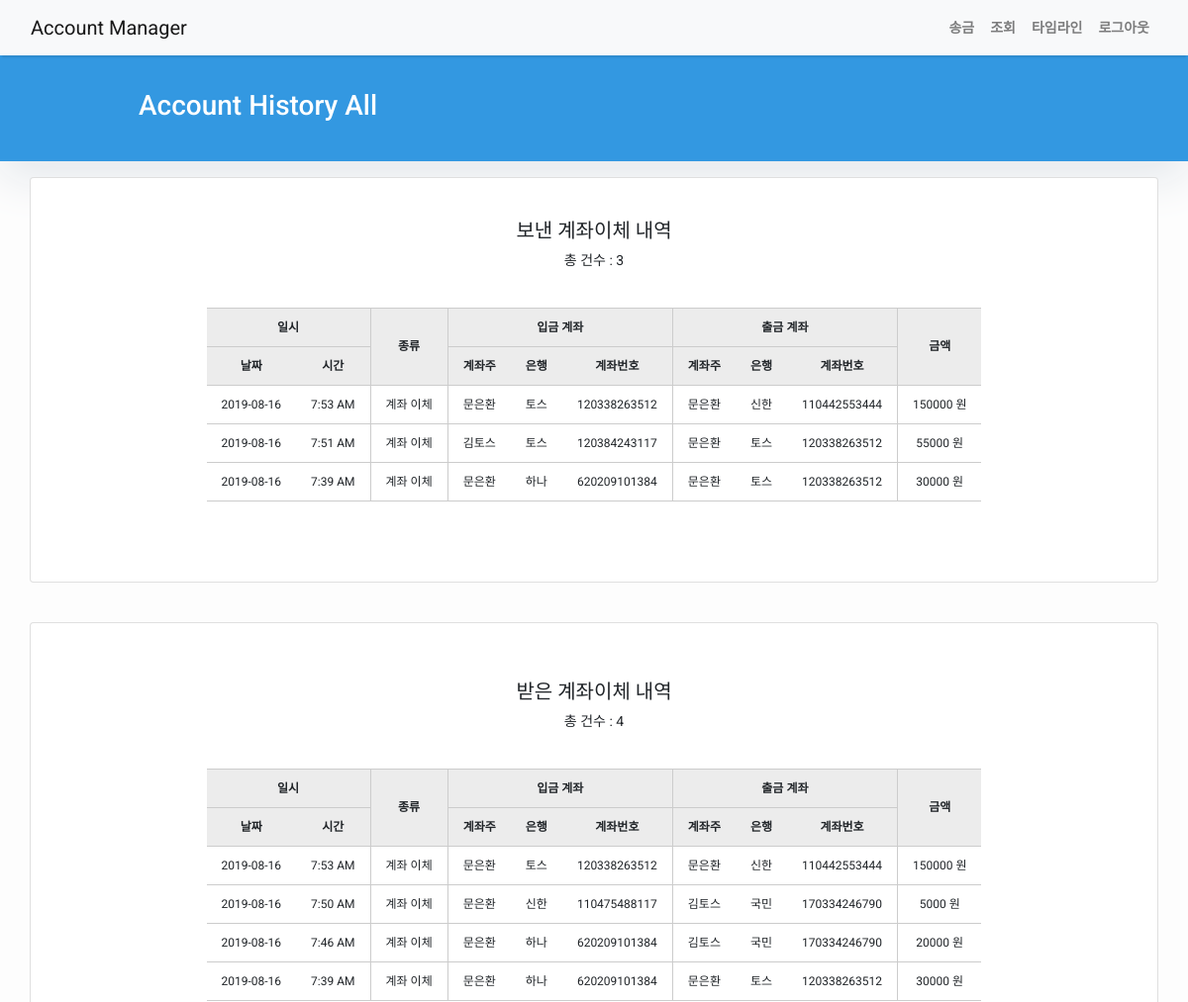
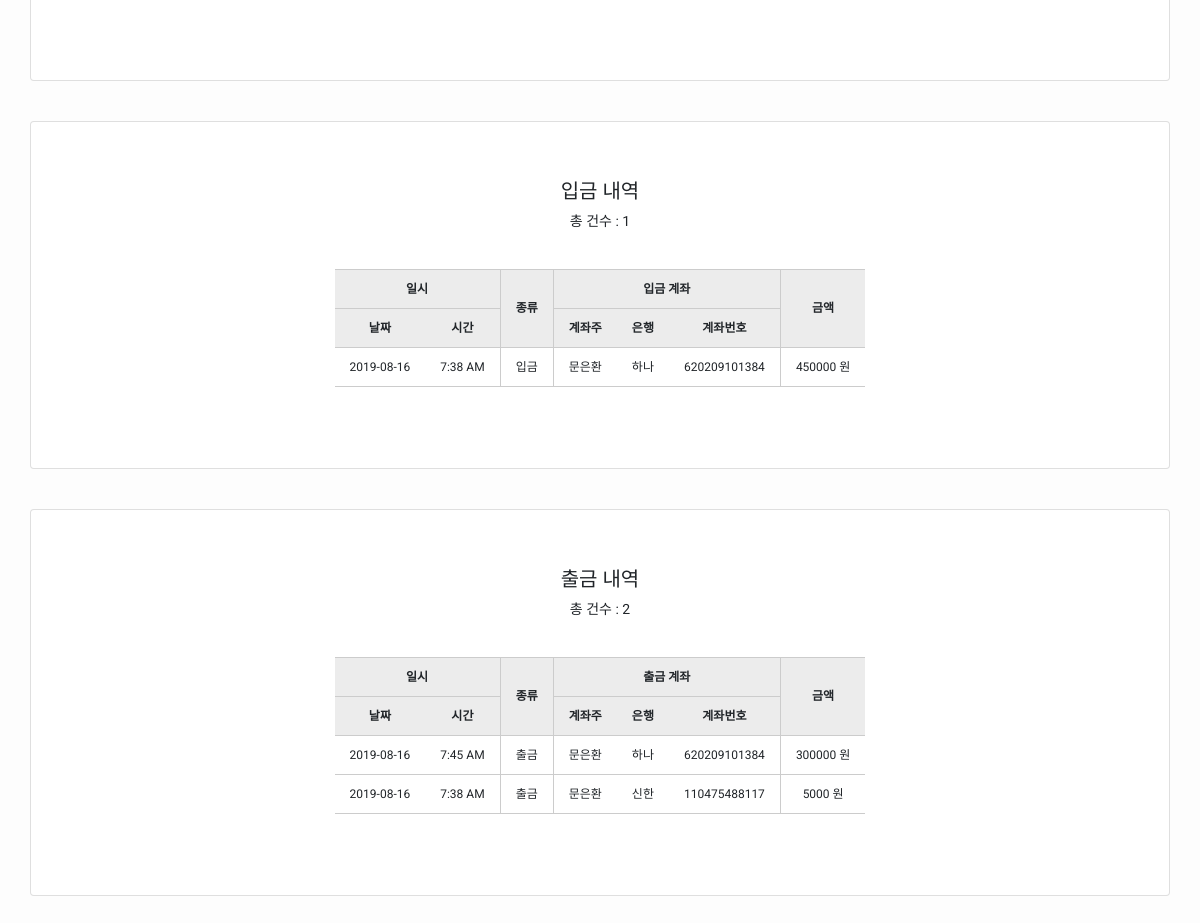
Page /accounts/history_all/ (signed in) on the committed database (2 pictures, top to bottom).
### transactions/models.py (models this page shows, shortened)
class Transfer(models.Model):
    account = models.ForeignKey(
        Account,
        related_name='Transfer',
        on_delete=models.CASCADE,
    )
    account_no_to = models.CharField(max_length=20)
    account_no_from = models.CharField(max_length=20)
    bank_list = (
        ('토스', '토스'),
        ('농협', '농협'),
        ('하나', '하나은행'),
        ('신한', '신한은행'),
        ('국민', '국민은행'),
        ('우리', '우리은행'),
    )
    account_bank_to = models.CharField(max_length=10, choices=bank_list)
    account_bank_from = models.CharField(max_length=10, choices=bank_list)
    receiver_id = models.IntegerField()
    receiver_name = models.CharField(max_length=20)
    user_name = models.CharField(max_length=20)
    amount = models.DecimalField(
        decimal_places=0,
        max_digits=12,
        validators=[
            MinValueValidator(Decimal('10'))
        ]
    )
    timestamp   = models.DateTimeField(auto_now_add=True)
    action_name = 'Transfer'

class Deposit(models.Model):
    account = models.ForeignKey(
        Account,
        related_name='Deposit',
        on_delete=models.CASCADE,
    )
    account_no = models.CharField(max_length=20)
    bank_list = (
        ('토스', '토스'),
        ('농협', '농협'),
        ('하나', '하나은행'),
        ('신한', '신한은행'),
        ('국민', '국민은행'),
        ('우리', '우리은행'),
    )
    account_bank = models.CharField(max_length=10, choices=bank_list)
    user_name = models.CharField(max_length=20)
    amount = models.DecimalField(
        decimal_places=0,
        max_digits=12,
        validators=[
            MinValueValidator(Decimal('10'))
        ]
    )
    timestamp   = models.DateTimeField(auto_now_add=True)
    action_name = 'Deposit'

class Withdraw(models.Model):
    account = models.ForeignKey(
        Account,
        related_name='Withdraw',
        on_delete=models.CASCADE,
    )
    account_no = models.CharField(max_length=20)
    bank_list = (
        ('토스', '토스'),
        ('농협', '농협'),
        ('하나', '하나은행'),
        ('신한', '신한은행'),
        ('국민', '국민은행'),
        ('우리', '우리은행'),
    )
    account_bank = models.CharField(max_length=10, choices=bank_list)
    user_name = models.CharField(max_length=20)
    amount = models.DecimalField(
        decimal_places=0,
        max_digits=12,
        validators=[
            MinValueValidator(Decimal('10'))
        ]
    )
    timestamp   = models.DateTimeField(auto_now_add=True)
    action_name = 'Withdraw'

### users/views.py (the view)
# urls.py: path('accounts/history_all/', account_history_all),
def account_history_all(request):
    accounts = Account.objects.filter(user=request.user.id)
    deposits = Deposit.objects.filter(user_name=request.user.full_name)
    withdraws = Withdraw.objects.filter(user_name=request.user.full_name)
    transform_credits = Transfer.objects.filter(user_name=request.user.full_name)
    transform_debits = Transfer.objects.filter(receiver_name=request.user.full_name)
    context = {
        "account": accounts,
        "deposits": deposits,
        "withdraws": withdraws,
        "transform_credits": transform_credits,
        "transform_debits": transform_debits,
        "title": "Account History All",
    }
    return render(request, "Account/history_all.html", context)

### templates/Account/history_all.html (shortened to what this page needs)
{% extends 'base.html' %}
{% block content %}
<header class="masthead" >
  <div class="container">
    <div class="row">
      <div class=" col-md-8 col-md-10 mx-auto">
        <div class="site-heading">
          <h3 class=" site-heading my-4 mt-3 text-white"> {{ title }} </h3>
        </div>
      </div>
    </div>
  </div>
</header>
<div class="container">
    <div class="row">
    <div class="col-md-12 card mb-4  mt-3 left  top">
        <div class="card-body">
        <br>
        <h5>보낸 계좌이체 내역</h5>
        <p> 총 건수 : {{ transform_debits.count }}</p>
        <br>
        <table>
            <thead>
                <tr>
                    <th colspan="2" style="border-left: 0">일시</th>
                    <th rowspan="2">종류</th>
                    <th colspan="3">입금 계좌</th>
                    <th colspan="3">출금 계좌</th>
                    <th rowspan="2">금액</th>
                </tr>
                <tr>
                    <th style="border-left: 0">날짜</th>
                    <th style="border-left: 0">시간</th>
                    <th>계좌주</th>
                    <th style="border-left: 0">은행</th>
                    <th style="border-left: 0">계좌번호</th>
                    <th>계좌주</th>
                    <th style="border-left: 0">은행</th>
                    <th style="border-left: 0">계좌번호</th>
                </tr>
            </thead>
            <tbody>
                {% if transform_debits.count != 0 %}
                    {% for i in transform_debits reversed %}
                    <tr>
                        <td style="border-left: 0">{{ i.timestamp|date:"Y-m-j" }}</td>
                        <td style="border-left: 0">{{ i.timestamp|date:"g:i A" }}</td>
                        <td>계좌 이체</td>
                        <td>{{i.user_name}}</td>
                        <td style="border-left: 0">{{i.account_bank_from}}</td>
                        <td style="border-left: 0">{{i.account_no_from}}</td>
                        <td>{{i.receiver_name}}</td>
                        <td style="border-left: 0">{{i.account_bank_to}}</td>
                        <td style="border-left: 0">{{i.account_no_to}}</td>
                        <td>{{i.amount}} 원</td>
                    </tr>
                    {% endfor %}
                {% endif %}
            </tbody>
        </table>
        <br>
        </div>
    </div>
    </div>
    <div class="row">
    <div class="col-md-12 card mb-4  mt-3 left  top">
        <div class="card-body">
            <br>
            <h5>받은 계좌이체 내역</h5>
            <p> 총 건수 : {{ transform_credits.count }}</p>
            <br>
            <table>
                <thead>
                    <tr>
                        <th colspan="2" style="border-left: 0">일시</th>
                        <th rowspan="2">종류</th>
                        <th colspan="3">입금 계좌</th>
                        <th colspan="3">출금 계좌</th>
                        <th rowspan="2">금액</th>
                    </tr>
                    <tr>
                        <th style="border-left: 0">날짜</th>
                        <th style="border-left: 0">시간</th>
                        <th>계좌주</th>
                        <th style="border-left: 0">은행</th>
                        <th style="border-left: 0">계좌번호</th>
                        <th>계좌주</th>
                        <th style="border-left: 0">은행</th>
                        <th style="border-left: 0">계좌번호</th>
                    </tr>
                </thead>
                <tbody>
                    {% if transform_credits.count != 0 %}
                        {% for i in transform_credits reversed %}
                        <tr>
                            <td style="border-left: 0">{{ i.timestamp|date:"Y-m-j" }}</td>
                            <td style="border-left: 0">{{ i.timestamp|date:"g:i A" }}</td>
                            <td>계좌 이체</td>
                            <td>{{i.user_name}}</td>
                            <td style="border-left: 0">{{i.account_bank_from}}</td>
                            <td style="border-left: 0">{{i.account_no_from}}</td>
                            <td>{{i.receiver_name}}</td>
                            <td style="border-left: 0">{{i.account_bank_to}}</td>
                            <td style="border-left: 0">{{i.account_no_to}}</td>
                            <td>{{i.amount}} 원</td>
                        </tr>
                        {% endfor %}
                    {% endif %}
                </tbody>
            </table>
            <br>
        </div>
    </div>
    </div>
    <div class="row">
    <div class="col-md-12 card mb-4  mt-3 left  top">
        <div class="card-body">
            <br>
            <h5>입금 내역</h5>
            <p> 총 건수 : {{ deposits.count }}</p>
            <br>
            <table>
                <thead>
                    <tr>
                        <th colspan="2" style="border-left: 0">일시</th>
                        <th rowspan="2">종류</th>
                        <th colspan="3">입금 계좌</th>
                        <th rowspan="2">금액</th>
                    </tr>
                    <tr>
                        <th style="border-left: 0">날짜</th>
                        <th style="border-left: 0">시간</th>
                        <th>계좌주</th>
                        <th style="border-left: 0">은행</th>
                        <th style="border-left: 0">계좌번호</th>
                    </tr>
                </thead>
                <tbody>
                    {% if deposits.count != 0 %}
                        {% for i in deposits reversed %}
                        <tr>
                            <td style="border-left: 0">{{ i.timestamp|date:"Y-m-j" }}</td>
                            <td style="border-left: 0">{{ i.timestamp|date:"g:i A" }}</td>
                            <td>입금</td>
                            <td>{{i.user_name}}</td>
                            <td style="border-left: 0">{{i.account_bank}}</td>
                            <td style="border-left: 0">{{i.account_no}}</td>
                            <td>{{i.amount}} 원</td>
                        </tr>
                        {% endfor %}
                    {% endif %}
                </tbody>
            </table>
            <br>
        </div>
    </div>
    </div>
    <div class="row">
    <div class="col-md-12 card mb-4  mt-3 left  top">
        <div class="card-body">
            <br>
            <h5>출금 내역</h5>
            <p> 총 건수 : {{ withdraws.count }}</p>
            <br>
            <table>
                <thead>
                    <tr>
                        <th colspan="2" style="border-left: 0">일시</th>
                        <th rowspan="2">종류</th>
                        <th colspan="3">출금 계좌</th>
                        <th rowspan="2">금액</th>
                    </tr>
                    <tr>
                        <th style="border-left: 0">날짜</th>
                        <th style="border-left: 0">시간</th>
                        <th>계좌주</th>
                        <th style="border-left: 0">은행</th>
                        <th style="border-left: 0">계좌번호</th>
                    </tr>
                </thead>
                <tbody>
                    {% if withdraws.count != 0 %}
                        {% for i in withdraws reversed %}
                        <tr>
                            <td style="border-left: 0">{{ i.timestamp|date:"Y-m-j" }}</td>
                            <td style="border-left: 0">{{ i.timestamp|date:"g:i A" }}</td>
                            <td>출금</td>
                            <td>{{i.user_name}}</td>
                            <td style="border-left: 0">{{i.account_bank}}</td>
                            <td style="border-left: 0">{{i.account_no}}</td>
                            <td>{{i.amount}} 원</td>
                        </tr>
                        {% endfor %}
                    {% endif %}
                </tbody>
            </table>
            <br>
        </div>
    </div>
    </div>
</div>
{% endblock content %}

### templates/base.html (style rules this page uses)
body { font-family: "Roboto", sans-serif; font-size: 17px; background-color: #fdfdfd; }
.masthead { background:#3398E1;; height: auto; padding-bottom: 15px; box-shadow: 0 16px 48px #E3E7EB; padding-top: 10px; }

### templates/Account/history_all.html (style rules this page uses)
body { font-family: "Roboto", sans-serif; font-size: 14px; }
.card-body { text-align: center; }
table { margin-left: auto; margin-right: auto; margin-bottom: 40px; border-collapse: collapse; text-align: left; line-height: 1.5; font-size: 12px; vertical-align: center; text-align: center; border-top: 1px solid #ccc; border-bottom: 1px solid #ccc; }
table thead { font-size: 12px; background-color: rgb(236, 236, 236); border-bottom: 1px solid #ccc; }
table tr { vertical-align: center; border-top: 1px solid #ccc; }
table th { padding: 10px 10px 10px 10px; font-weight: bold; border-left: 1px solid #ccc; }
table td { padding: 10px 15px 10px 15px; border-left: 1px solid #ccc; }

### rows in the picture
Transfer: timestamp "2019-08-16", timestamp "7:53 AM", user_name "문은환", account_bank_from "토스", account_no_from "120338263512", receiver_name "문은환", account_bank_to "신한", account_no_to "110442553444", amount "150000"
Transfer: timestamp "2019-08-16", timestamp "7:51 AM", user_name "김토스", account_bank_from "토스", account_no_from "120384243117", receiver_name "문은환", account_bank_to "토스", account_no_to "120338263512", amount "55000"
Transfer: timestamp "2019-08-16", timestamp "7:39 AM", user_name "문은환", account_bank_from "하나", account_no_from "620209101384", receiver_name "문은환", account_bank_to "토스", account_no_to "120338263512", amount "30000"
Transfer: timestamp "2019-08-16", timestamp "7:50 AM", user_name "문은환", account_bank_from "신한", account_no_from "110475488117", receiver_name "김토스", account_bank_to "국민", account_no_to "170334246790", amount "5000"
Transfer: timestamp "2019-08-16", timestamp "7:46 AM", user_name "문은환", account_bank_from "하나", account_no_from "620209101384", receiver_name "김토스", account_bank_to "국민", account_no_to "170334246790", amount "20000"
Deposit: timestamp "2019-08-16", timestamp "7:38 AM", user_name "문은환", account_bank "하나", account_no "620209101384", amount "450000"
Withdraw: timestamp "2019-08-16", timestamp "7:45 AM", user_name "문은환", account_bank "하나", account_no "620209101384", amount "300000"
Withdraw: timestamp "2019-08-16", timestamp "7:38 AM", user_name "문은환", account_bank "신한", account_no "110475488117", amount "5000"

### other values in the picture
{{ title }} "Account History All"
{{ transform_debits.count }} "3"
{{ transform_credits.count }} "4"
{{ deposits.count }} "1"
{{ withdraws.count }} "2"
